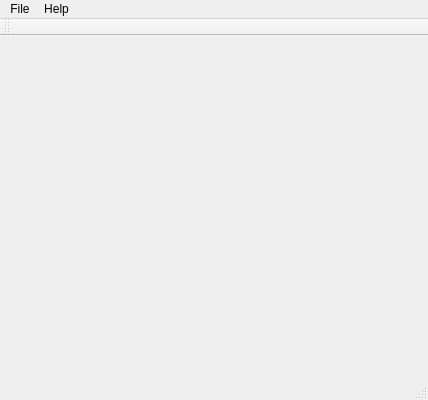
<?xml version="1.0" encoding="UTF-8"?>
<ui version="4.0">
 <class>html_renderer_q5Class</class>
 <widget class="QMainWindow" name="html_renderer_q5Class">
  <property name="geometry">
   <rect>
    <x>0</x>
    <y>0</y>
    <width>428</width>
    <height>400</height>
   </rect>
  </property>
  <property name="windowTitle">
   <string>html_renderer_q5</string>
  </property>
  <widget class="QWidget" name="centralWidget"/>
  <widget class="QMenuBar" name="menuBar">
   <property name="geometry">
    <rect>
     <x>0</x>
     <y>0</y>
     <width>428</width>
     <height>22</height>
    </rect>
   </property>
   <widget class="QMenu" name="menuFile">
    <property name="title">
     <string>File</string>
    </property>
    <addaction name="actionRender"/>
    <addaction name="actionQuit"/>
   </widget>
   <widget class="QMenu" name="menuHelp">
    <property name="title">
     <string>Help</string>
    </property>
    <addaction name="actionAbout_Qt"/>
   </widget>
   <addaction name="menuFile"/>
   <addaction name="menuHelp"/>
  </widget>
  <widget class="QToolBar" name="mainToolBar">
   <attribute name="toolBarArea">
    <enum>TopToolBarArea</enum>
   </attribute>
   <attribute name="toolBarBreak">
    <bool>false</bool>
   </attribute>
  </widget>
  <widget class="QStatusBar" name="statusBar"/>
  <action name="actionAbout_Qt">
   <property name="text">
    <string>About Qt</string>
   </property>
  </action>
  <action name="actionQuit">
   <property name="text">
    <string>Quit</string>
   </property>
  </action>
  <action name="actionRender">
   <property name="text">
    <string>Render</string>
   </property>
  </action>
 </widget>
 <layoutdefault spacing="6" margin="11"/>
 <resources>
  <include location="html_renderer_q5.qrc"/>
 </resources>
 <connections/>
</ui>
